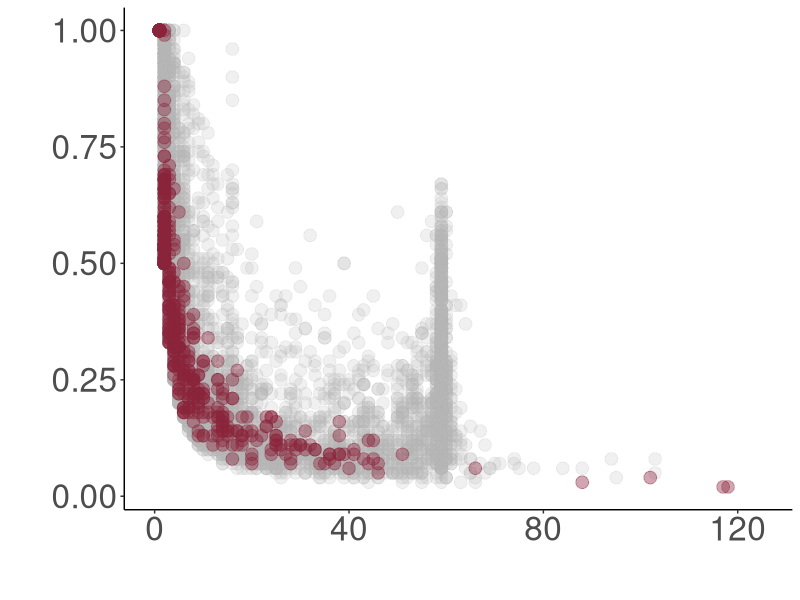

Reproduce this figure in R.
library(ggplot2)

dat <- read.table('Simplified_Info_for_Plotting.tsv', header=T, sep='\t')
# og      num_prots       context_conservation_score      phage_context

dat.mge <- dat[dat$phage_context=='True',]
dat.other <- dat[dat$phage_context=='False',]

colors <- c('#9e9b9c', '#cf445e')

pdf('Fig4A.pdf', height=5, width=5)
ggplot(dat.other, aes(x=num_prots, y=context_conservation_score)) + geom_point(alpha=0.2, shape=19, color='#b5b5b5', size=4) + geom_point(data=dat.mge, alpha=0.4, color='#8a243a', size=4, shape=19, aes(x=num_prots, y=context_conservation_score)) + theme_classic() + scale_color_manual(values=colors)  + xlab("") + ylab("") + xlim(0,125) + theme(text=element_text(size=30))
dev.off()
